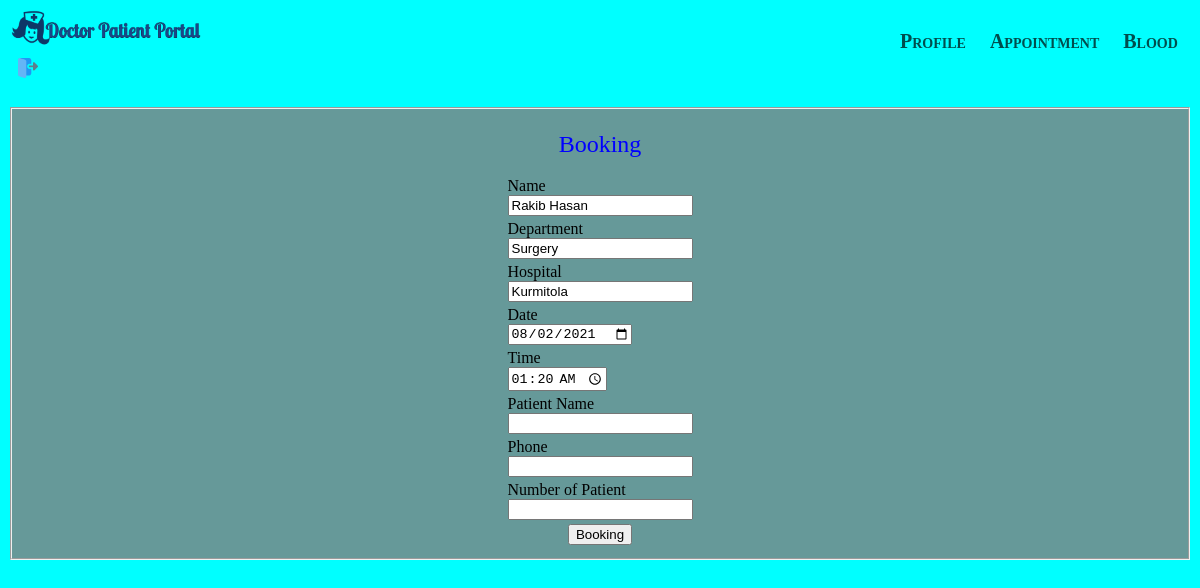
Page /appBooking.php?id=3 on the committed database.
### tables this page shows
CREATE TABLE `appointmentview` (
  `id` int(10) NOT NULL,
  `username` varchar(50) NOT NULL,
  `name` varchar(50) NOT NULL,
  `department` varchar(50) NOT NULL,
  `hospital` varchar(50) NOT NULL,
  `date` date NOT NULL,
  `time` time NOT NULL
);

### models/db_config.php (called while the page is built, shortened)
<?php
 $db_server="localhost";
 $db_uname="root";
 $db_pass="";
 $db_name="dpportal";
 function get($query){
    global $db_server,$db_uname,$db_pass,$db_name;
    $conn=mysqli_connect($db_server,$db_uname,$db_pass,$db_name);
    $data=array();
    if ($conn){
        $result=mysqli_query($conn,$query);
        while($row=mysqli_fetch_assoc($result)){
            $data[]=$row;
        }
    }
    return $data;
}
?>

### controllers/login_controller.php (called while the page is built, shortened)
<?php
    include 'models/db_config.php';
	$phone="";
	$pname="";
	$nopatient="";
	function getAppointmentById($id){
     $query="select * from appointmentview where id=$id";
     $rs=get($query);
     return $rs;
    }
?>

### appBooking.php (the view, shortened to what this page needs)
<?php
    require_once 'patientHeader.php';
    require_once 'controllers/login_controller.php';
	$id=$_GET["id"];
	$rs=getAppointmentById($id);
	$p =$rs[0];
?>
<html>
    <body>
        <form action="" method="post">
            <fieldset style="background-color:rgb(102, 153, 153);">
                <p align="middle"><font color="blue" size="5">Booking</font></p>
            <table align="center">
                <tr>
                    <td>
					    Name<br>
                        <input type="text" name="name" value="<?php echo $p["name"]; ?>" >
                    </td>
                </tr>
                <tr>
                    <td>
					Department<br>
                    <input type="text" name="department" value="<?php echo $p["department"]; ?>" >
                    </td>
                </tr>
				<tr>
                    <td>
					Hospital<br>
                    <input  type="text" name="hospital" value="<?php echo $p["hospital"]; ?>" >
                    </td>
                </tr>
				<tr>
                    <td>
					Date<br>
                    <input  type="date" name="date" value="<?php echo $p["date"]; ?>" >
                    </td>
                </tr>
                   <tr>
                    <td>
					Time<br>
                    <input  type="time"  name="time" value="<?php echo $p["time"]; ?>" >
                    </td>
                </tr>
				<tr>
                    <td>
					Patient Name<br>
                    <input  type="text"  name="pname" value="<?php echo $pname; ?>" >
                    </td>
                </tr>
				<tr>
                    <td>
					Phone<br>
                    <input  type="text"  name="phone" value="<?php echo $phone; ?>" >
                    </td>
                </tr>
				<tr>
                    <td>
					Number of Patient<br>
                    <input  type="number"  name="nopatient" value="<?php echo $nopatient; ?>" >
                    </td>
                </tr>
                <tr>
                    <td align="center">
                        <input type="submit" name="booking" value="Booking">
                    </td>
                </tr>
            </table>
            </fieldset>
        </form>
    </body>
</html>

### rows in the picture
appointmentview: name "Rakib Hasan", department "Surgery", hospital "Kurmitola", date "08/02/2021", time "01:20:00"
